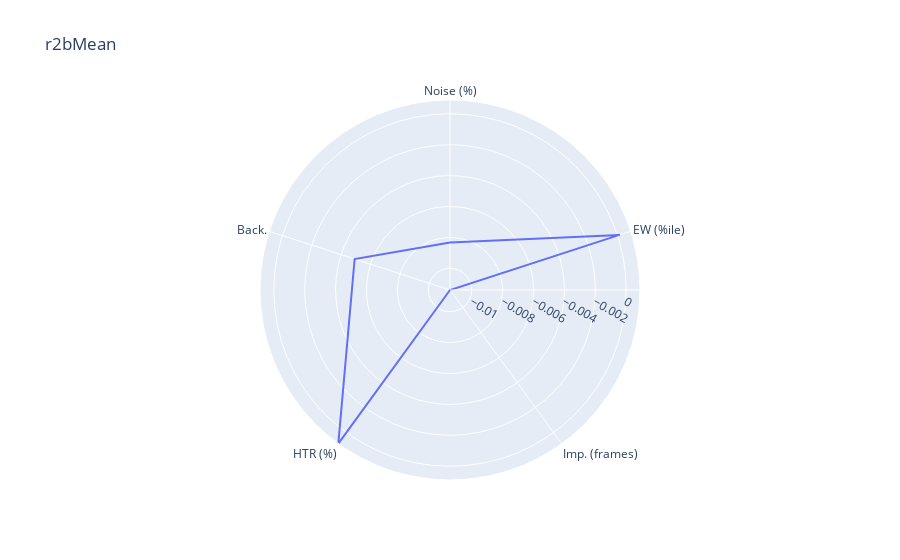

This figure's notebook cell:
### Code cell
df = pd.DataFrame(dict(r = dependence.iloc[3, :], theta = ['Noise (%)', 'EW (%ile)', 'Imp. (frames)', 'HTR (%)', 'Back.']))
fig = px.line_polar(df, r='r', theta='theta', line_close=True, title='r2bMean')
fig.show()

### Figure 1 — Plotly figure (JSON) as saved in the notebook; plotly's stock layout.template omitted (floating-point values rounded to 4 significant figures)
{"data": [{"hovertemplate": "r=%{r}<br>theta=%{theta}<extra></extra>", "legendgroup": "", "line": {"color": "#636efa", "dash": "solid"}, "marker": {"symbol": "circle"}, "mode": "lines", "name": "", "r": [-0.008326, 0.0001406, -0.0114, 0.0008937, -0.004914, -0.008326], "showlegend": false, "subplot": "polar", "theta": ["Noise (%)", "EW (%ile)", "Imp. (frames)", "HTR (%)", "Back.", "Noise (%)"], "type": "scatterpolar"}], "layout": {"legend": {"tracegroupgap": 0}, "polar": {"angularaxis": {"direction": "clockwise", "rotation": 90}, "domain": {"x": [0, 1], "y": [0, 1]}}, "title": {"text": "r2bMean"}}}
